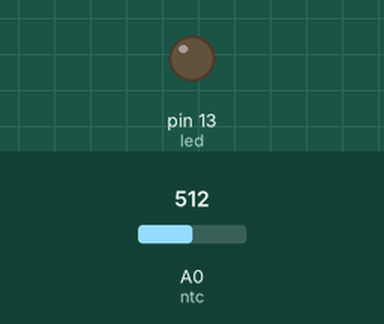
Bench run of a sketch on a simulated Arduino Uno, built with avr-gcc and run on an emulated ATmega328P. Parts: output pins drawn as LEDs (lit = HIGH). The test bench sets the inputs (shaded band); at power-on: A0 (ntc) = 512.

Above: at 1.2 s.
1.3 s: A0 (ntc) set to 31
2.8 s: A0 (ntc) set to 26
At 3.5 s:
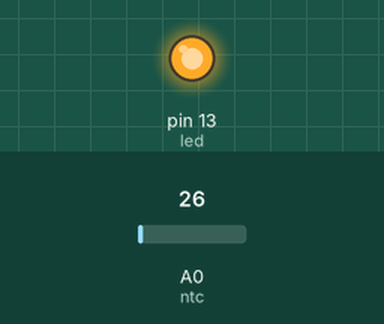
4.3 s: A0 (ntc) set to 99
5.8 s: A0 (ntc) set to 118
At 7.0 s:
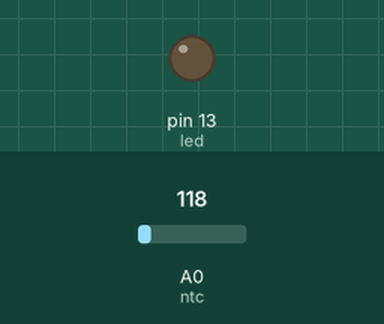
7.3 s: A0 (ntc) set to 17
At 8.1 s:
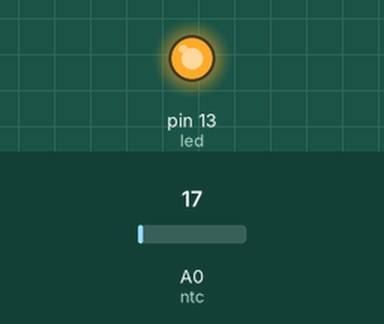
Timing chart, 0 to 9.8 s (numbered marks = the images above; inputs shaded):
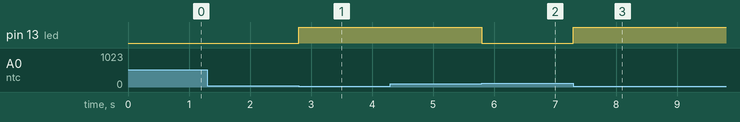

The sketch:

atividade_24_controle_termico_com_histerese.ino
```cpp
int led = 13;
int ntc = A0;
int limitesuperior = 108;
int limiteinferior = 27;
bool aquecedor = false;
void setup()
{
  pinMode(led, OUTPUT);
}

void loop()
{

 int leitura = analogRead(ntc);

  if(leitura <= limiteinferior){
  	aquecedor = true;
}
  if(leitura >= limitesuperior){
	 aquecedor = false;
  }

     digitalWrite(led, aquecedor);

    }
```

Measured:
- the behaviour switches between 28 and 27 on A0 (ntc) (found by bisection; images 0 and 1)
- the behaviour switches between 107 and 108 on A0 (ntc) (found by bisection; images 1 and 2)
- after the input at 1.3 s, every drawn part: stays the same
- after the input at 2.8 s, pin 13 (led): LOW → HIGH at once
- after the input at 4.3 s, every drawn part: stays the same
- after the input at 5.8 s, pin 13 (led): HIGH → LOW at once
- after the input at 7.3 s, pin 13 (led): LOW → HIGH at once
